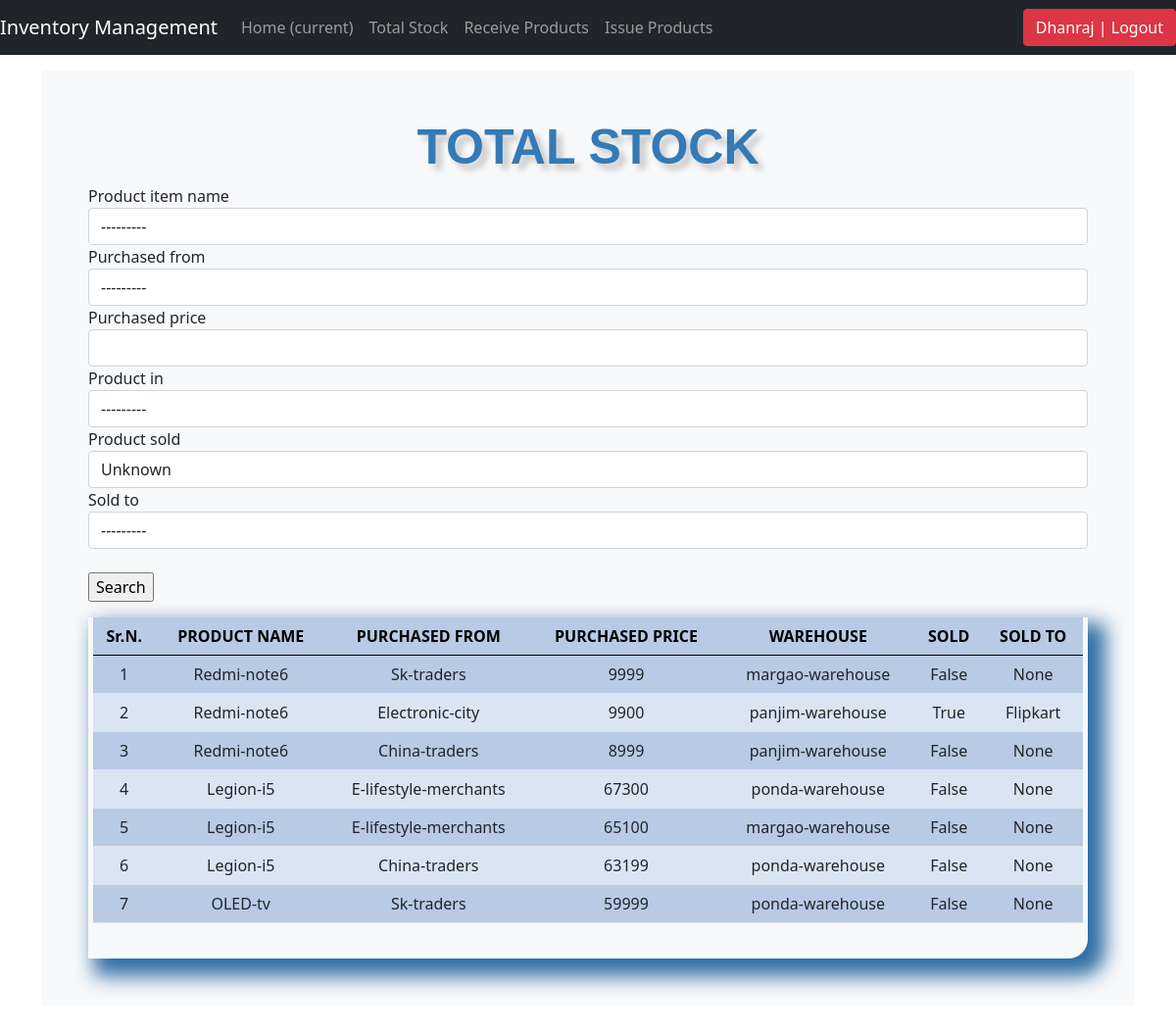
The page /list_products/ (signed in) on the database its author committed.
### inventory/models.py (models this page shows, shortened)
class Product_items_details(models.Model):
	product_item_name = models.ForeignKey(Products, on_delete=models.CASCADE, blank=True)
	purchased_from = models.ForeignKey(Suppliers, on_delete=models.CASCADE, blank=True)
	purchased_price = models.IntegerField(default='0', blank=True, null=True)
	selling_price = models.IntegerField(default='0', blank=True, null=True)
	product_in = models.ForeignKey(Warehouse, on_delete=models.CASCADE, blank=True)
	product_sold = models.BooleanField(default=0)
	sold_to = models.CharField(max_length=50, blank=True, null=True, choices=customers)
	last_updated = models.DateTimeField(auto_now_add=False, auto_now=True)
	timestamp = models.DateTimeField(auto_now_add=True, auto_now=False)

class Products(models.Model):
	product_name = models.CharField(max_length=50, blank=True, null=True)
	product_brand = models.CharField(max_length=50, blank=True, null=True)
	product_category = models.ForeignKey(Category, on_delete=models.CASCADE, blank=True)
	def __str__(self):
		return self.product_name

class Suppliers(models.Model):
	name = models.CharField(max_length=50, blank=True, null=True)
	address = models.CharField(max_length=50, blank=True, null=True)
	def __str__(self):
		return self.name

class Warehouse(models.Model):
	warehouse_name = models.CharField(max_length=50, blank=True, null=True)
	warehouse_address = models.CharField(max_length=50, blank=True, null=True)
	def __str__(self):
		return self.warehouse_name

### inventory/views.py (the view)
# urls.py: path('list_products/', views.list_products, name='list_products'),
@login_required
def list_products(request):
	qset = Product_items_details.objects.all()
	title = 'TOTAL STOCK'
	filt = SearchFilter(request.GET, queryset=qset)
	form = ProductSearchForm(request.GET or None)
	context = {
		'title': title,
		'filter': filt,
		'form': form
	}
	return render(request, "list_products.html", context)

### inventory/forms.py
class ProductSearchForm(forms.ModelForm):
	class Meta:
		model = Product_items_details
		fields = ['purchased_from']

### inventory/templates/list_products.html (shortened to what this page needs)
{% load static %}
{% include 'navbar.html' %}
{% load crispy_forms_tags %}
<!doctype html>
<html lang="en">
  <head>
<link href="/docs/5.0/dist/css/bootstrap.min.css" rel="stylesheet">
<link rel="stylesheet" type="text/css" href="{% static 'css/stylesheet.css' %}">
<link rel="stylesheet" type="text/css" href="{% static 'css/bootstrap.min.css' %}">
    <link href="{% static 'css/navbar-top-fixed.css' %}" rel="stylesheet">
  </head>
  <body>
<main class="container">
  <div class="bg-light p-5 rounded">
    <h1 class="header">{{title}}</h1>
     <form method='GET' action=''>{% csrf_token %}
      {{filter.form|crispy}}
      <br>
      <input type="submit" value='Search'/>
  </form>
  <div class="display_table">
    <table class="table">
    <thead>
      <th class="table_head">Sr.N.</th>
      <th class="table_head">PRODUCT NAME</th>
      <th class="table_head">PURCHASED FROM</th>
      <th class="table_head">PURCHASED PRICE</th>
      <th class="table_head">WAREHOUSE</th>
      <th class="table_head">SOLD</th>
      <th class="table_head">SOLD TO</th>
    </thead>
    {% for i in filter.qs %}
    <tr>
      <td class="fs-6">{{forloop.counter}}</td>
      <td class="fs-6">{{i.product_item_name}}</td>
      <td class="fs-6">{{i.purchased_from}}</td>
      <td class="fs-6">{{i.purchased_price}}</td>
      <td class="fs-6">{{i.product_in}}</td>
      <td class="fs-6">{{i.product_sold}}</td>
      <td class="fs-6">{{i.sold_to}}</td>
    </tr>
    {% endfor %}
  </table>
  </div>
  </div>
</main>
  </body>
</html>

### inventory/templates/navbar.html (shortened to what this page needs)
<nav class="navbar navbar-expand-md navbar-dark fixed-top bg-dark">
  <a class="navbar-brand" href="/">Inventory Management</a>
  <div class="collapse navbar-collapse" id="navbarCollapse">
    <ul class="navbar-nav mr-auto">
      <li class="nav-item active">
        <a class="nav-link" href="/">Home <span class="sr-only">(current)</span></a>
      </li>
      {% if request.user.is_authenticated %}
      <li class="nav-item">
        <a class="nav-link" href="/list_products">Total Stock</a>
      </li>
       <li class="nav-item">
        <a class="nav-link" href="/receive_products">Receive Products</a>
      </li>
      <li class="nav-item">
        <a class="nav-link" href="/sell_products">Issue Products</a>
      </li>
      {% endif %}
    </ul>
  </div>
  <div>
     <ul class="navbar-nav">
        {% if request.user.is_authenticated %}
        <li><a href="/accounts/logout"><button class="btn btn-danger">{{ user }} | Logout</button></a></li>
        {% else %}
        <li><a href="/accounts/login" class="btn btn-outline-primary">Login</a></li>
        {% endif %}
    </ul>
  </div>
</nav>

### inventory/static/css/stylesheet.css (style rules this page uses)
body { background-color: #34eb6b; }
.table { font-size: 13px; text-align: center; width: 95%; margin: auto; }
.table tr:nth-child(odd) { background: #B8CAE4 }
.table tr:nth-child(even) { background: #dae5f4 }
th { background-color: #337ab7; color: white; }
.display_table { border-bottom-right-radius: 20px; padding-left: 5px; padding-right: 5px; padding-bottom: 20px; box-shadow: 12px 12px 20px 6px #2e6da4; }
.header { font-family: helvetica; color: #337ab7; font-size: 50px; text-align: center; width: 100%; text-shadow: 6px 6px 6px #c9c6c6; display: block; font-weight: bolder; }
.table_head { color: black; font-size: 16px; }

### inventory/static/css/navbar-top-fixed.css (style rules this page uses)
body { min-height: 75rem; padding-top: 4.5rem; }

### rows shown on the page
Product_items_details: product_item_name "Redmi-note6", purchased_from "Sk-traders", purchased_price "9999", product_in "margao-warehouse", product_sold "False", sold_to "None"
Product_items_details: product_item_name "Redmi-note6", purchased_from "Electronic-city", purchased_price "9900", product_in "panjim-warehouse", product_sold "True", sold_to "Flipkart"
Product_items_details: product_item_name "Redmi-note6", purchased_from "China-traders", purchased_price "8999", product_in "panjim-warehouse", product_sold "False", sold_to "None"
Product_items_details: product_item_name "Legion-i5", purchased_from "E-lifestyle-merchants", purchased_price "67300", product_in "ponda-warehouse", product_sold "False", sold_to "None"
Product_items_details: product_item_name "Legion-i5", purchased_from "E-lifestyle-merchants", purchased_price "65100", product_in "margao-warehouse", product_sold "False", sold_to "None"
Product_items_details: product_item_name "Legion-i5", purchased_from "China-traders", purchased_price "63199", product_in "ponda-warehouse", product_sold "False", sold_to "None"
Product_items_details: product_item_name "OLED-tv", purchased_from "Sk-traders", purchased_price "59999", product_in "ponda-warehouse", product_sold "False", sold_to "None"

### other values the page prints
{{ user }} "Dhanraj"
{{ title }} "TOTAL STOCK"
